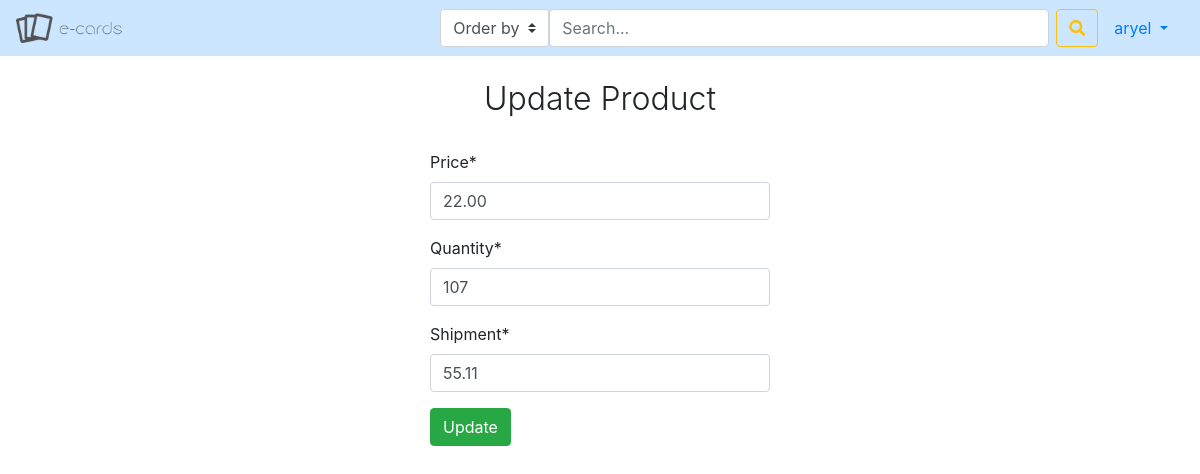
The app's page /edit_product/6 (signed in), older data.
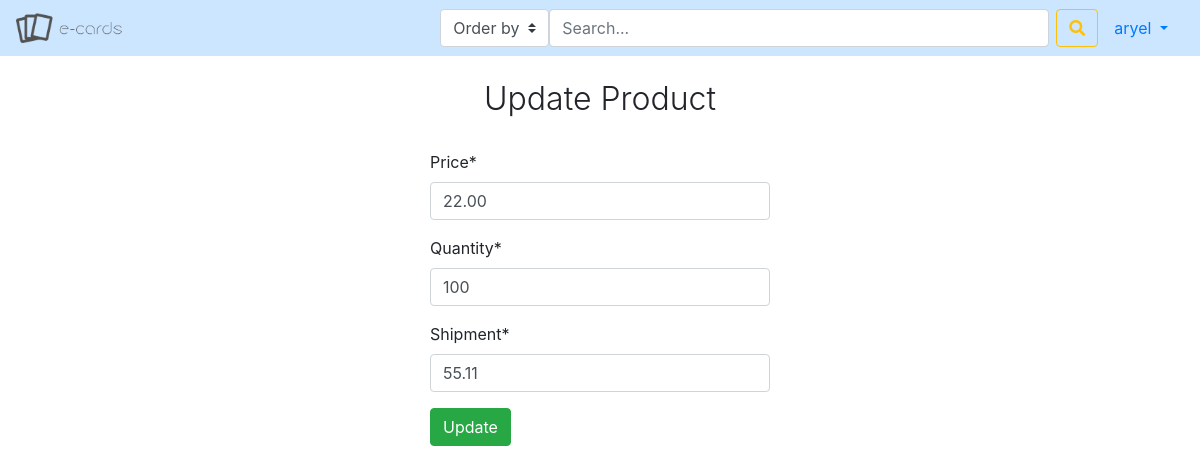
The same page, newer data.
### product/models.py (models this page shows)
class Product(models.Model):
    id = models.AutoField(primary_key=True)
    card_id = models.CharField(max_length=100, default=None)
    title = models.CharField(max_length=60)
    image = models.ImageField(upload_to=upload)
    price = models.DecimalField(decimal_places=2, max_digits=10)
    quantity = models.IntegerField()
    shop = models.ForeignKey(Shop, on_delete=models.CASCADE)
    shipment = models.DecimalField(decimal_places=2, max_digits=10, default=1)
    date = models.DateTimeField(verbose_name='date', auto_now_add=True)

### product/views.py (the view)
# urls.py: path('edit_product/<int:pk>', ProductChange.as_view(), name='edit_product'),
class ProductChange(LoginRequiredMixin, UpdateView):
    model = Product
    template_name = 'edit_product.html'
    form_class = NewProductForm
    success_url = reverse_lazy('shop:my_shop')

### product/forms.py
class NewProductForm(forms.ModelForm):
    price = forms.DecimalField(required=True, max_digits=10, decimal_places=2, min_value=0.1)
    quantity = forms.IntegerField(min_value=0)
    shipment = forms.DecimalField(required=True, max_digits=10, decimal_places=2, min_value=0)
    class Meta:
        model = Product
        fields = ("price", "quantity", "shipment")

### product/templates/edit_product.html (shortened to what this page needs)
{% extends 'base.html' %}
{% load crispy_forms_tags %}
{% block content %}
    <div class="container">
        <div class="row justify-content-center">
            <h2 class="font-weight-light mt-4">Update Product</h2>
        </div>
        <div class="row justify-content-center">
            <div class="col-4 justify-content-center">
                <form method="post" class="w-40 mt-4">
                    {{ form | crispy }}
                    <button class="btn btn-success mb-4" type="submit">Update</button>
                </form>
            </div>
        </div>
    </div>
{% endblock %}

Row changes from the older to the newer data that the page shows:
changed Product: quantity "107" → "100"
